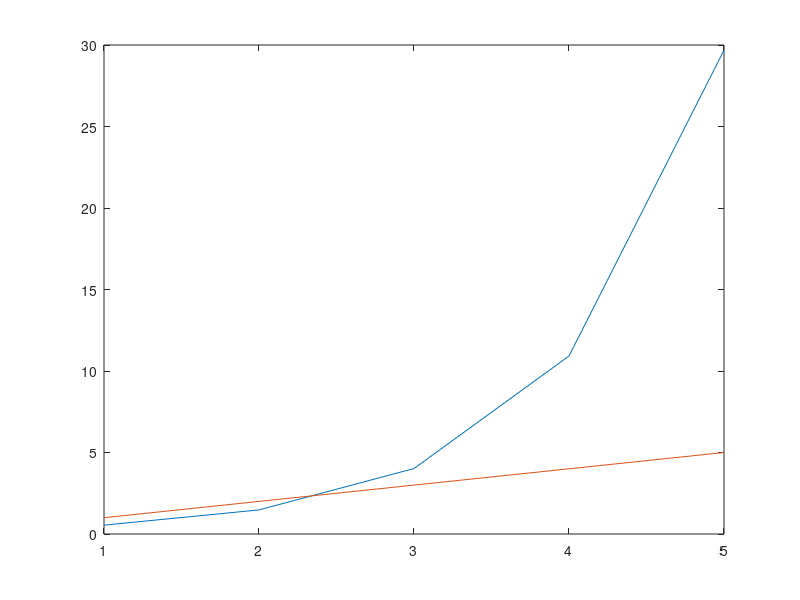
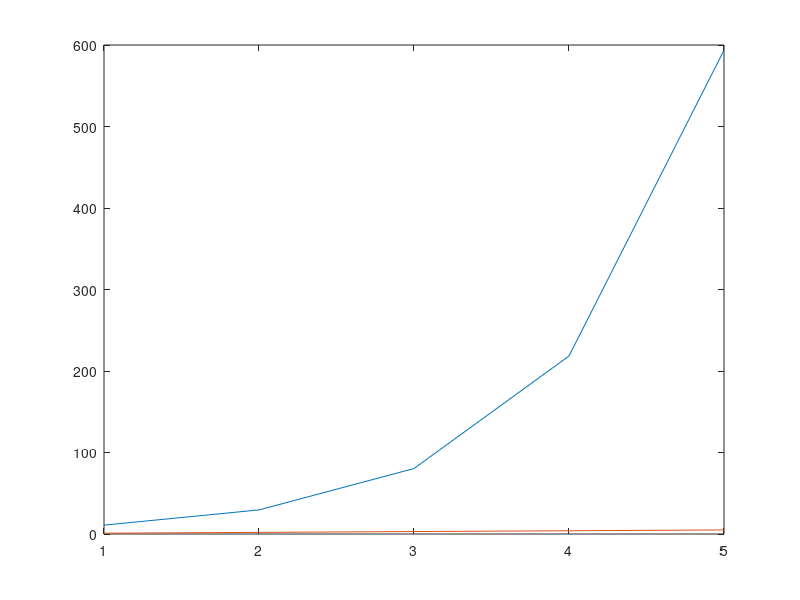

Recreate these plots in MATLAB, in order.
%TASK 1a
%define required variables
del = 0.2;
f = @(lambda) del*exp(lambda)-lambda;
f_prime = @(lambda) del*exp(lambda)-1;
x0 = 3;
tol = 10^(-4);
counter = 1;

%looping with tol_it sentinel in Newton-Raphson method
xi = x0 - (f(x0)/f_prime(x0));
tol_it = abs((xi-x0)/xi);
while tol_it >= tol
    %exiting loop if diverges
    if (tol_it >= 100)
        disp("Diverging, root is not in the vicinity!")
        break;
    end
    %updating the contents in the previous iteration
    x0 = xi;
    root = xi;
    arr(counter) = xi;
    xi = x0 - (f(x0)/f_prime(x0));
    tol_it = abs((xi-x0)/xi);

    %incrementing counter for every iteration
    counter = counter + 1;
    arr(counter) = xi;

end
x0 = 3;

%TASK 1b
%define required variables
del = 4;
f = @(lambda) del*exp(lambda)-lambda;
f_prime = @(lambda) del*exp(lambda)-1;
x0 = 0;
tol = 10^(-4);
counter = 1;

%looping with tol_it sentinel in Newton-Raphson method
xi = x0 - (f(x0)/f_prime(x0));
tol_it = abs((xi-x0)/xi);
while tol_it >= tol
    %exiting loop if diverges
    if (counter > 10)
        disp("Diverging, root is not in the vicinity!")
        break;
    end
    %updating the contents in the previous iteration
    x0 = xi;
    root = xi;
    arrb(counter) = xi;
    xi = x0 - (f(x0)/f_prime(x0));
    tol_it = abs((xi-x0)/xi);

    %incrementing counter for every iteration
    counter = counter + 1;
    arr(counter) = xi;

end
x0 = 0;

%Task 1c 
x = linspace(1,5,5);
f1 = @(lambda) 0.2*exp(lambda);
f2 = @(lambda) 4*exp(lambda);
y = f1(x);
z = f2(x);

figure;
plot(x,y,x,x);
%as we can see for positive x, the two graphs intersect near x = 2.5. So the root for the following equation should be near x = 2.5. So, the root found, is verified. 

figure;
plot(x,z,x,x);
%as we can see for positive x, the two graphs are not inttersecting. So, the root not being found is justifiable.

